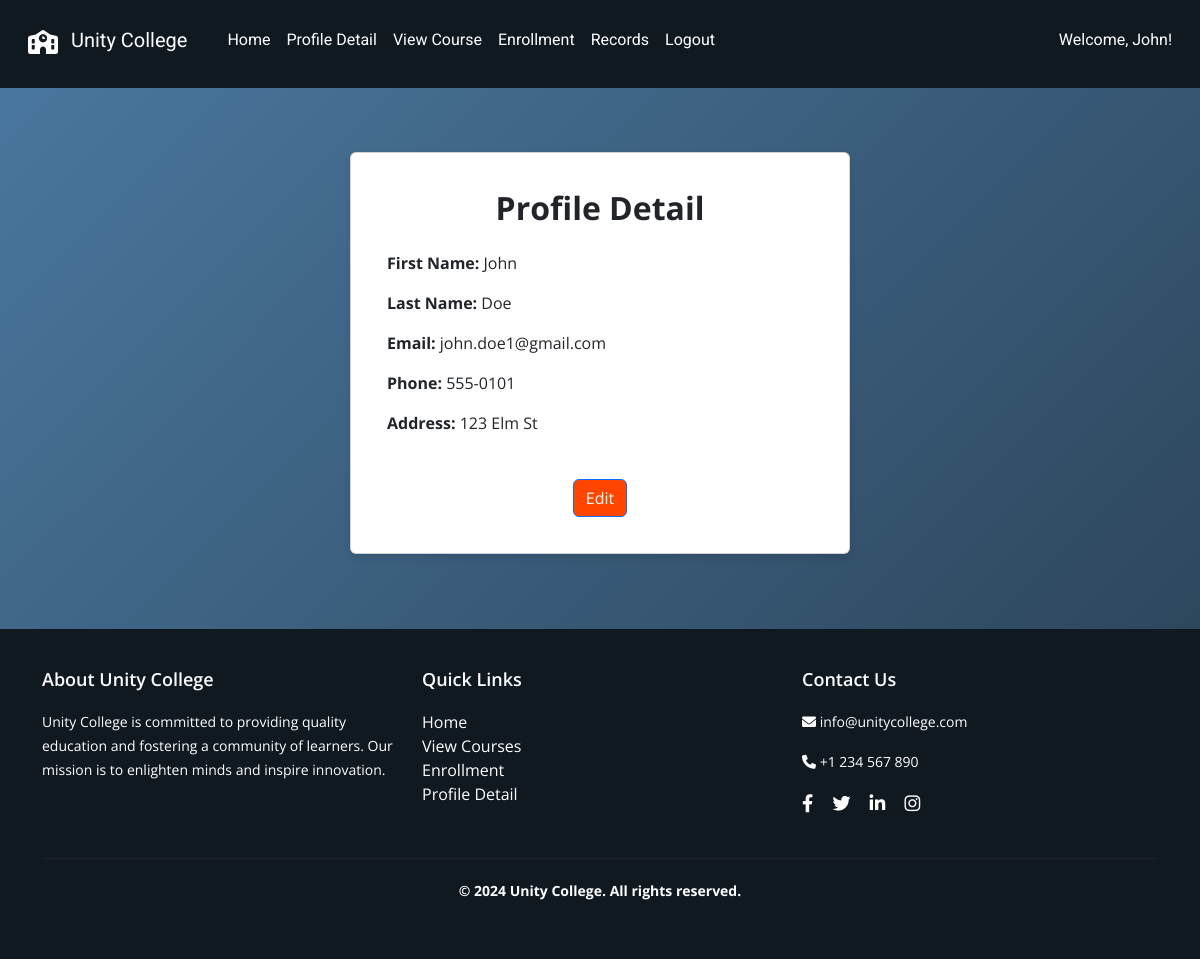
Screenshot of /student/profile (signed in) with the database file from the repository.
### tables this page shows
CREATE TABLE "student" (
    "id" INTEGER PRIMARY KEY AUTOINCREMENT,
    "first_name" TEXT NOT NULL,
    "last_name" TEXT NOT NULL,
    "phone" INTEGER NOT NULL,
    "email" TEXT NOT NULL UNIQUE,
    "address" TEXT NOT NULL,
    "password" TEXT NOT NULL
);

### app.py (the view)
@app.route("/student/profile")
def view_profile():
    if 'uid' not in session or session.get('user_type') != 'student':
        return redirect(url_for('student_login'))
    uid = session.get('uid')
    first_name = session.get('first_name')
    try:
        profile = query_db("SELECT first_name, last_name, email, phone, address FROM student WHERE id = ?", (uid,))
    except Exception as e:
        print(traceback.format_exc())
        profile = {}
    return render_template("student/profile.html", profile=profile, first_name=first_name,uid=uid)

### dbcontroller.py (called while the page is built)
def query_db(query, args=()):
    con = sqlite3.connect('advweb.db')
    cur = con.cursor()
    cur.execute(query, args)
    rv = cur.fetchall()
    cur.close()
    con.close()
    return rv

### templates/student/profile.html
{% extends "/student/layout.html" %} {% block content %}
<link rel="stylesheet" href="/static/css/student/profile.css" />
<div class="container mt-5">
  <div class="card profile-card mx-auto">
    <div class="card-body">
      <h2 class="text-center mb-4"><strong>Profile Detail</strong></h2>
      <p><strong>First Name:</strong> {{ profile[0][0] }}</p>
      <p><strong>Last Name:</strong> {{ profile[0][1] }}</p>
      <p><strong>Email:</strong> {{ profile[0][2] }}</p>
      <p><strong>Phone:</strong> {{ profile[0][3] }}</p>
      <p><strong>Address:</strong> {{ profile[0][4] }}</p>
      <div class="text-center mt-4">
        <a href="{{ url_for('edit_profile') }}" class="btn btn-primary">Edit</a>
      </div>
    </div>
  </div>
</div>
{% endblock %}

### templates/student/layout.html (shortened to what this page needs)
<!DOCTYPE html>
<html lang="en">
  <head>
    <link
      href="https://cdn.jsdelivr.net/npm/bootstrap@5.3.0/dist/css/bootstrap.min.css"
      rel="stylesheet"
    />
    <link href="/static/css/student/layout.css" rel="stylesheet" />
    <link
      rel="stylesheet"
      href="https://cdnjs.cloudflare.com/ajax/libs/font-awesome/6.0.0-beta3/css/all.min.css"
    />
  </head>
  <body>
    <nav class="navbar navbar-expand-lg navbar-light navbar-custom">
      <div class="container-fluid">
        <a class="navbar-brand" href="#">
          <i class="fas fa-school me-2"></i> Unity College
        </a>
        <div class="collapse navbar-collapse" id="navbarNav">
          <ul class="navbar-nav me-auto">
            <li class="nav-item">
              <a class="nav-link" href="{{ url_for('home') }}">Home</a>
            </li>
            <li class="nav-item">
              <a class="nav-link" href="{{ url_for('view_profile') }}"
                >Profile Detail</a
              >
            </li>
            <li class="nav-item">
              <a class="nav-link" href="{{ url_for('view_courses') }}"
                >View Course</a
              >
            </li>
            <li class="nav-item">
              <a class="nav-link" href="{{ url_for('student_enroll') }}"
                >Enrollment</a
              >
            </li>
            <li class="nav-item">
              <a class="nav-link" href="{{ url_for('view_enrollment_records')}}"
                >Records</a
              >
            </li>
            {% if uid %}
            <li class="nav-item">
              <a class="nav-link" href="{{ url_for('student_logout') }}"
                >Logout</a
              >
            </li>
            {% else %}
            <li class="nav-item">
              <a class="nav-link" href="{{ url_for('student_signup') }}"
                >Sign Up</a
              >
            </li>
            {% endif %}
          </ul>
          {% if uid %}
          <div class="d-flex">
            <span class="navbar-text me-3">Welcome, {{ first_name }}!</span>
          </div>
          {% endif %}
        </div>
      </div>
    </nav>
    <div class="container mt-4">{% block content %}{% endblock %}</div>
    <footer class="footer mt-4 text-white">
      <div class="container">
        <div class="row">
          <div class="col-md-4">
            <h5>About Unity College</h5>
            <p>
              Unity College is committed to providing quality education and
              fostering a community of learners. Our mission is to enlighten
              minds and inspire innovation.
            </p>
          </div>
          <div class="col-md-4">
            <h5>Quick Links</h5>
            <ul class="list-unstyled">
              <li>
                <a href="{{ url_for('home') }}" class="footer-link">Home</a>
              </li>
              <li>
                <a href="{{ url_for('view_courses') }}" class="footer-link"
                  >View Courses</a
                >
              </li>
              <li>
                <a href="{{ url_for('student_enroll') }}" class="footer-link"
                  >Enrollment</a
                >
              </li>
              <li>
                <a href="{{ url_for('view_profile') }}" class="footer-link"
                  >Profile Detail</a
                >
              </li>
            </ul>
          </div>
          <div class="col-md-4">
            <h5>Contact Us</h5>
            <p><i class="fas fa-envelope"></i> info@unitycollege.com</p>
            <p><i class="fas fa-phone"></i> +1 234 567 890</p>
            <div class="social-icons">
              <a href="#" class="footer-link"
                ><i class="fab fa-facebook-f"></i
              ></a>
              <a href="#" class="footer-link"><i class="fab fa-twitter"></i></a>
              <a href="#" class="footer-link"
                ><i class="fab fa-linkedin-in"></i
              ></a>
              <a href="#" class="footer-link"
                ><i class="fab fa-instagram"></i
              ></a>
            </div>
          </div>
        </div>
        <div class="row mt-3">
          <div class="col-12">
            <hr class="footer-hr" />
            <p class="text-center">
              <strong>&copy; 2024 Unity College. All rights reserved.</strong>
            </p>
          </div>
        </div>
      </div>
    </footer>
  </body>
</html>

### static/css/student/layout.css (style rules this page uses)
html, body { height: 100%; margin: 0; font-family: "Open Sans", sans-serif; }
body { display: flex; flex-direction: column; }
.container { flex: 1; }
.navbar-custom { background-color: #101820; color: #ffffff; }
.container-fluid { background-color: #101820; }
.navbar-brand i { font-size: 1.5rem; vertical-align: middle; }
.navbar-custom .navbar-brand, .navbar-custom .nav-link { color: #ffffff; font-family: "Roboto", sans-serif; padding: 0.5rem 1rem; }
@media (min-width: 768px) { .navbar-custom { height: 80px; } }
@media (min-width: 768px) { .navbar-custom .navbar-brand, .navbar-custom .nav-link { line-height: 80px; } }
.navbar-text { color: #ffffff; font-family: "Roboto", sans-serif; }
.footer { background-color: #101820; color: #ffffff; padding: 40px 0; font-family: "Open Sans", sans-serif; box-shadow: none; position: relative; z-index: 2; }
.footer h5 { font-size: 18px; margin-bottom: 20px; font-weight: 600; }
.footer p { font-size: 14px; line-height: 1.7; }
.footer .footer-link { color: #ffffff; text-decoration: none; }
.footer .social-icons { margin-top: 10px; }
.footer .social-icons a { color: #ffffff; margin-right: 15px; font-size: 18px; text-decoration: none; }
.footer-hr { border-color: #444; margin: 20px 0; }
.btn-primary { background-color: #ff4500; color: #ffffff; }
body { background: linear-gradient(135deg, #4b79a1 0%, #283e51 100%) no-repeat center center fixed; }

### static/css/student/profile.css (style rules this page uses)
.profile-card { max-width: 500px; margin: 0 auto; padding: 20px; box-shadow: 0 4px 8px rgba(0, 0, 0, 0.1); margin-bottom: 50px; }
.card-body p { text-align: justify; }
.card-body h2 { text-align: center; }
.card-body .btn { margin-top: 20px; }

### rows the page displays
student: first_name "John", last_name "Doe", email "john.doe1@gmail.com", phone "555-0101", address "123 Elm St"
